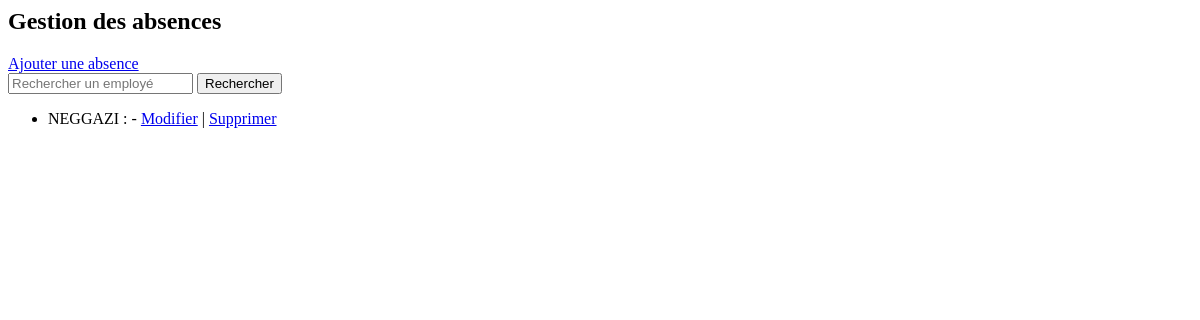
Before: /gestion/absences/ with the older database file.
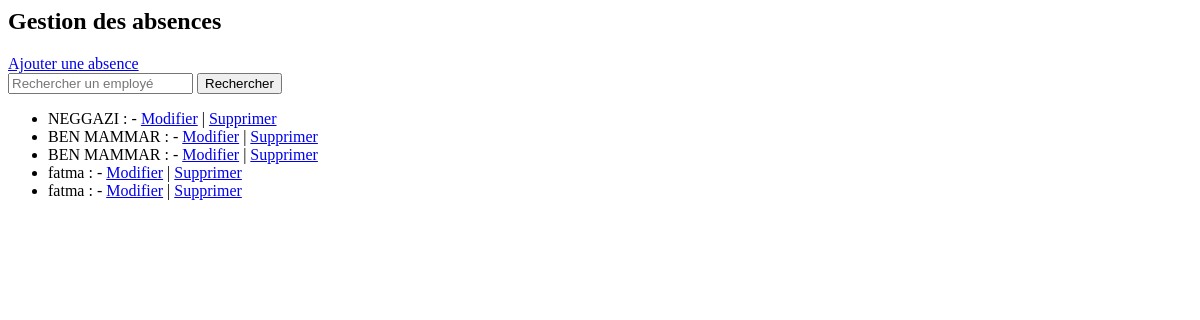
After: the same page with the newer database file.
### app1/models.py (models this page shows, shortened)
class Absence(models.Model):
    employe = models.ForeignKey('Employe', on_delete=models.CASCADE)
    date_absence = models.DateField()
    raison = models.CharField(max_length=200, null=True, blank=True)
    impact_salaire = models.DecimalField(max_digits=10, decimal_places=2, default=0)  # Impact en DA

class Employe(models.Model):
    HOMME = 'H'
    FEMME = 'F'
    SEXE_CHOICES = [
        (HOMME, 'Homme'),
        (FEMME, 'Femme'),
    ]
    nom = models.CharField(max_length=100, verbose_name="Nom")
    prenom = models.CharField(max_length=100, verbose_name="Prénom")
    date_naissance = models.DateField(verbose_name="Date de naissance")
    date_embauche = models.DateField(verbose_name="Date d'embauche")
    adresse = models.TextField(verbose_name="Adresse")
    service = models.ForeignKey(
        'Service',
        on_delete=models.SET_NULL,
        null=True,
        blank=True,
        verbose_name="Service"
    )
    competences = models.TextField(verbose_name="Compétences", blank=True)
    historique_professionnel = models.TextField(verbose_name="Historique professionnel", blank=True)
    sexe = models.CharField(
        max_length=1,
        choices=SEXE_CHOICES,
        verbose_name="Sexe",
        default=HOMME,  # Par défaut, l'employé est masculin
    )
    class Meta:
        verbose_name = "Employé"
        verbose_name_plural = "Employés"
        ordering = ['nom', 'prenom']  # Tri par nom puis prénom

### app1/views.py (the view)
# urls.py: path('gestion/absences/', views.gestion_absence, name='gestion_absence'),
def gestion_absence(request):
    employes = Employe.objects.all()
    absences = Absence.objects.select_related('employe').all()
    if 'search' in request.GET:
        search_query = request.GET['search']
        absences = absences.filter(employe__nom__icontains=search_query)
    context = {
        'employes': employes,
        'absences': absences,
    }
    return render(request, 'gestion_absence.html', context)

### app1/templates/gestion_absence.html
{% block content %}
<h2>Gestion des absences</h2>
<a href="{% url 'ajouter_absence' %}">Ajouter une absence</a>
<form method="GET">
  <input
    type="text"
    name="search"
    placeholder="Rechercher un employé"
    value="{{ request.GET.search }}"
  />
  <button type="submit">Rechercher</button>
</form>
<ul>
  {% for absence in absences %}
  <li>
    {{ absence.employe.nom }} : {{absence.date_debut }} - {{absence.date_fin}}
    <a href="{% url 'modifier_absence' absence.pk %}">Modifier</a> |
    <a href="{% url 'supprimer_absence' absence.pk %}">Supprimer</a>
  </li>
  {% empty %}
  <li>Aucune absence trouvée.</li>
  {% endfor %}
</ul>
{% endblock %}

Changed rows visible on the page:
added Absence: employe.nom "BEN MAMMAR"
added Absence: employe.nom "BEN MAMMAR"
added Absence: employe.nom "fatma"
added Absence: employe.nom "fatma"
